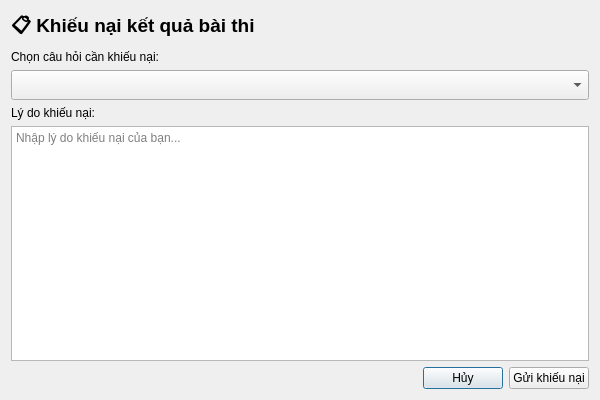
<?xml version="1.0" encoding="UTF-8"?>
<ui version="4.0">
 <class>AppealDialog</class>
 <widget class="QDialog" name="AppealDialog">
  <property name="geometry">
   <rect>
    <x>0</x>
    <y>0</y>
    <width>600</width>
    <height>400</height>
   </rect>
  </property>
  <property name="windowTitle">
   <string>Khiếu nại kết quả</string>
  </property>
  <layout class="QVBoxLayout" name="verticalLayout">
   <item>
    <widget class="QLabel" name="lblTitle">
     <property name="text">
      <string>📋 Khiếu nại kết quả bài thi</string>
     </property>
     <property name="font">
      <font>
       <pointsize>14</pointsize>
       <bold>true</bold>
      </font>
     </property>
    </widget>
   </item>
   <item>
    <widget class="QLabel" name="lblQuestion">
     <property name="text">
      <string>Chọn câu hỏi cần khiếu nại:</string>
     </property>
    </widget>
   </item>
   <item>
    <widget class="QComboBox" name="cmbQuestion">
     <property name="minimumSize">
      <size>
       <width>0</width>
       <height>30</height>
      </size>
     </property>
    </widget>
   </item>
   <item>
    <widget class="QLabel" name="lblReason">
     <property name="text">
      <string>Lý do khiếu nại:</string>
     </property>
    </widget>
   </item>
   <item>
    <widget class="QTextEdit" name="txtReason">
     <property name="minimumSize">
      <size>
       <width>0</width>
       <height>150</height>
      </size>
     </property>
     <property name="placeholderText">
      <string>Nhập lý do khiếu nại của bạn...</string>
     </property>
    </widget>
   </item>
   <item>
    <layout class="QHBoxLayout" name="horizontalLayout">
     <item>
      <spacer name="horizontalSpacer">
       <property name="orientation">
        <enum>Qt::Horizontal</enum>
       </property>
       <property name="sizeHint" stdset="0">
        <size>
         <width>40</width>
         <height>20</height>
        </size>
       </property>
      </spacer>
     </item>
     <item>
      <widget class="QPushButton" name="btnCancel">
       <property name="text">
        <string>Hủy</string>
       </property>
      </widget>
     </item>
     <item>
      <widget class="QPushButton" name="btnSubmit">
       <property name="text">
        <string>Gửi khiếu nại</string>
       </property>
      </widget>
     </item>
    </layout>
   </item>
  </layout>
 </widget>
 <resources/>
 <connections/>
</ui>
